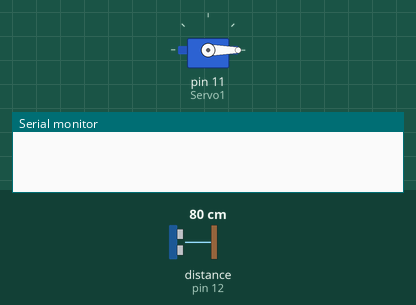
This sketch was run on a simulated Arduino Uno, built with avr-gcc and run on an emulated ATmega328P. On the bench: servo, the last lines printed to the serial monitor. Wiring (inferred from the names in the program): ultrasonic range finder: trigger pin 13; echo pin 12. The test bench sets the inputs (shaded band); at power-on: distance to the obstacle (sensor on pin 12) 80 cm. The echo pulse lasts 58.3 µs per cm.

Above: at 1.8 s.
1.9 s: distance to the obstacle (sensor on pin 12) set to 19 cm
6.0 s: distance to the obstacle (sensor on pin 12) set to 15 cm
At 9.5 s:
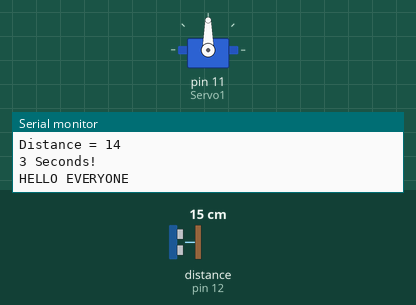
10.1 s: distance to the obstacle (sensor on pin 12) set to 18 cm
At 14.0 s:
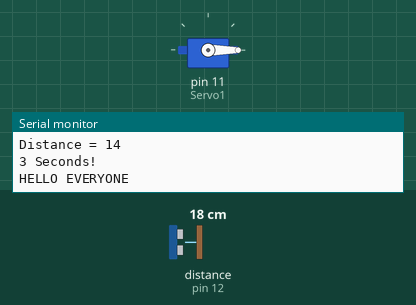
14.2 s: distance to the obstacle (sensor on pin 12) set to 2 cm
At 18.3 s:
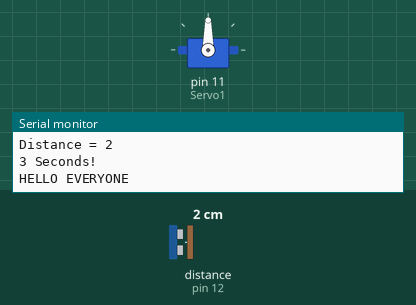
Timing chart, 0 to 19.3 s (numbered marks = the images above; inputs shaded):
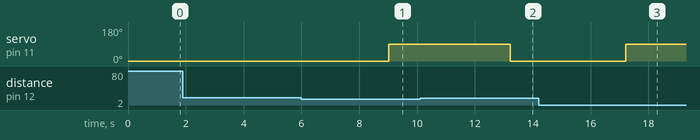

Measured:
- the behaviour switches between 17 and 16 cm on distance to the obstacle (sensor on pin 12) (found by bisection; images 0 and 1)
- after the input at 1.9 s, every drawn part: stays the same
- after the input at 6.0 s, servo on pin 11 (Servo1): 0° → 90° after 3.0 s
- after the input at 10.1 s, servo on pin 11 (Servo1): 90° → 0° after 3.1 s
- after the input at 14.2 s, servo on pin 11 (Servo1): 0° → 90° after 3.0 s

The sketch:

Code1.ino
```cpp
#define trigPin 13
#define echoPin 12
#include <Servo.h>

long duration;
long timeStart;
int distance;
Servo Servo1;


void setup(){
  Serial.begin(9600);

  pinMode(trigPin, OUTPUT);
  pinMode(echoPin, INPUT);


  Servo1.write(0);
  Servo1.attach(11);

  while(!Serial)
  {

  }


}

void loop(){
  digitalWrite(trigPin, LOW);
  delayMicroseconds(2);

  digitalWrite(trigPin, HIGH);
  delayMicroseconds(10);
  digitalWrite(trigPin, LOW);

  duration = pulseIn(echoPin, HIGH);
  distance = duration * 0.034 / 2;


  if(distance <=15){
    timeStart = millis();
    while(distance <=15){
      if(millis() - timeStart == 3000){
        Serial.print("Distance = ");
        Serial.println(distance);
        Serial.println("3 Seconds!");
        Serial.println("HELLO EVERYONE");
        Servo1.write(90);
        delay(100);
        break;
      }

    }

  }else{
    delay(1000);
    Servo1.write(0);
  }


}
```
